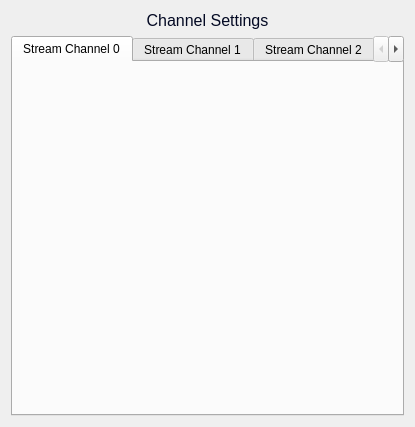
<?xml version="1.0" encoding="UTF-8"?>
<ui version="4.0">
 <class>Form</class>
 <widget class="QWidget" name="Form">
  <property name="geometry">
   <rect>
    <x>0</x>
    <y>0</y>
    <width>415</width>
    <height>427</height>
   </rect>
  </property>
  <property name="windowTitle">
   <string>Form</string>
  </property>
  <layout class="QVBoxLayout" name="verticalLayout">
   <item>
    <widget class="QLabel" name="label">
     <property name="styleSheet">
      <string notr="true">QLabel{
  color:#030923;
  font-size: 16px;
  font-style: bold;
}</string>
     </property>
     <property name="text">
      <string>Channel Settings</string>
     </property>
     <property name="alignment">
      <set>Qt::AlignCenter</set>
     </property>
    </widget>
   </item>
   <item>
    <widget class="QTabWidget" name="tabWidget">
     <property name="currentIndex">
      <number>0</number>
     </property>
     <widget class="QWidget" name="tab">
      <property name="styleSheet">
       <string notr="true">QTabBar::tab{
background: #19B3B1;
}</string>
      </property>
      <attribute name="title">
       <string>Stream Channel 0</string>
      </attribute>
      <layout class="QVBoxLayout" name="verticalLayout_4">
       <item>
        <widget class="PyDMEmbeddedDisplay" name="PyDMEmbeddedDisplay">
         <property name="toolTip">
          <string/>
         </property>
         <property name="macros" stdset="0">
          <string>{&quot;CH&quot;:&quot;0&quot;}</string>
         </property>
         <property name="filename" stdset="0">
          <string>channel_stream_control.ui</string>
         </property>
        </widget>
       </item>
      </layout>
     </widget>
     <widget class="QWidget" name="tab_2">
      <attribute name="title">
       <string>Stream Channel 1</string>
      </attribute>
      <layout class="QVBoxLayout" name="verticalLayout_3">
       <item>
        <widget class="PyDMEmbeddedDisplay" name="PyDMEmbeddedDisplay_2">
         <property name="toolTip">
          <string/>
         </property>
         <property name="macros" stdset="0">
          <string>{&quot;CH&quot;:&quot;1&quot;}</string>
         </property>
         <property name="filename" stdset="0">
          <string>channel_stream_control.ui</string>
         </property>
        </widget>
       </item>
      </layout>
     </widget>
     <widget class="QWidget" name="tab_3">
      <attribute name="title">
       <string>Stream Channel 2</string>
      </attribute>
      <layout class="QVBoxLayout" name="verticalLayout_2">
       <item>
        <widget class="PyDMEmbeddedDisplay" name="PyDMEmbeddedDisplay_3">
         <property name="toolTip">
          <string/>
         </property>
         <property name="macros" stdset="0">
          <string>{&quot;CH&quot;:&quot;2&quot;}</string>
         </property>
         <property name="filename" stdset="0">
          <string>channel_stream_control.ui</string>
         </property>
        </widget>
       </item>
      </layout>
     </widget>
     <widget class="QWidget" name="tab_4">
      <attribute name="title">
       <string>Stream Channel 3</string>
      </attribute>
      <layout class="QVBoxLayout" name="verticalLayout_5">
       <item>
        <widget class="PyDMEmbeddedDisplay" name="PyDMEmbeddedDisplay_4">
         <property name="toolTip">
          <string/>
         </property>
         <property name="macros" stdset="0">
          <string>{&quot;CH&quot;:&quot;3&quot;}</string>
         </property>
         <property name="filename" stdset="0">
          <string>channel_stream_control.ui</string>
         </property>
        </widget>
       </item>
      </layout>
     </widget>
    </widget>
   </item>
  </layout>
 </widget>
 <customwidgets>
  <customwidget>
   <class>PyDMEmbeddedDisplay</class>
   <extends>QFrame</extends>
   <header>pydm.widgets.embedded_display</header>
  </customwidget>
 </customwidgets>
 <resources/>
 <connections/>
</ui>
